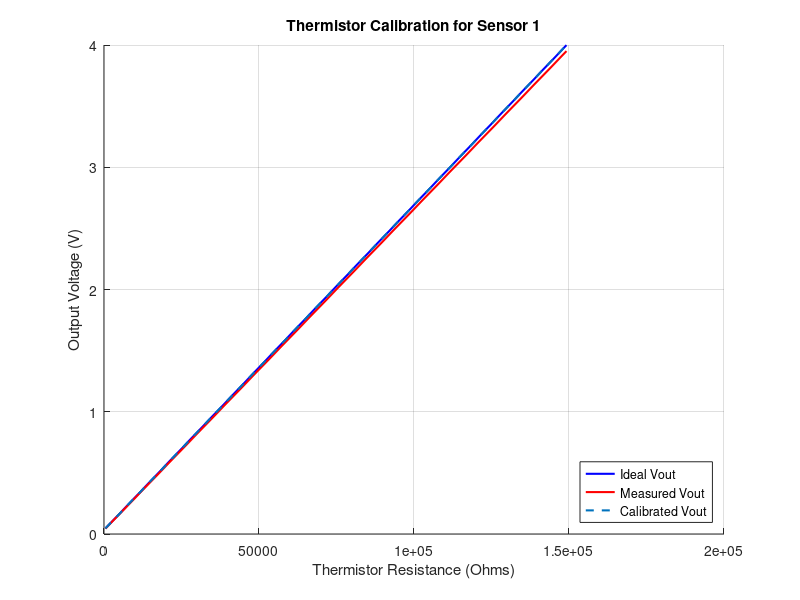
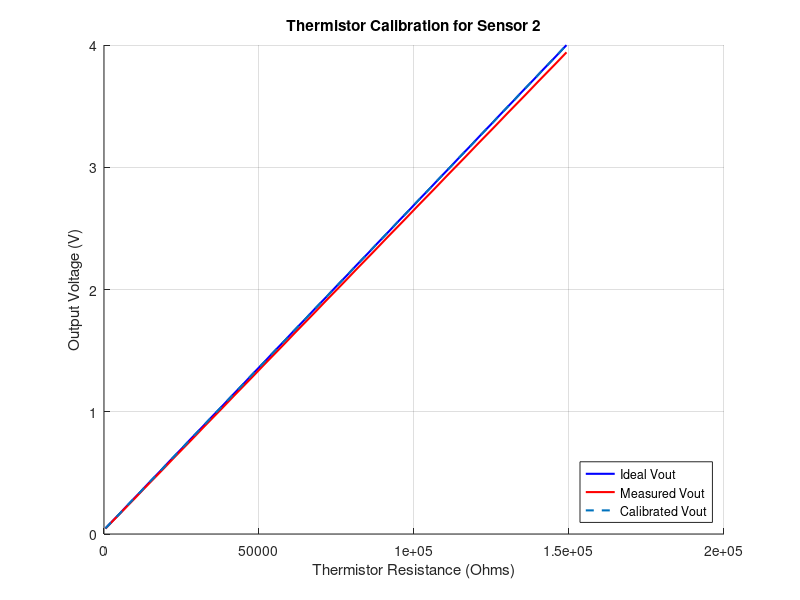
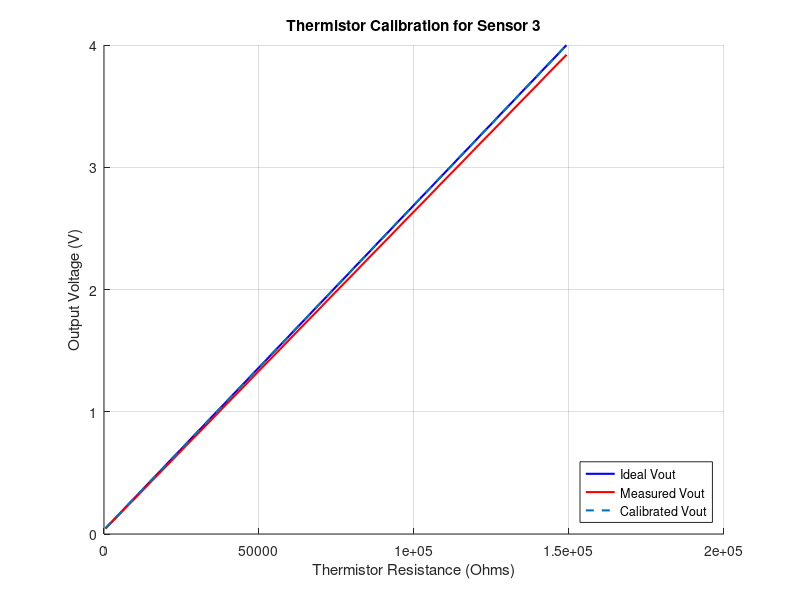
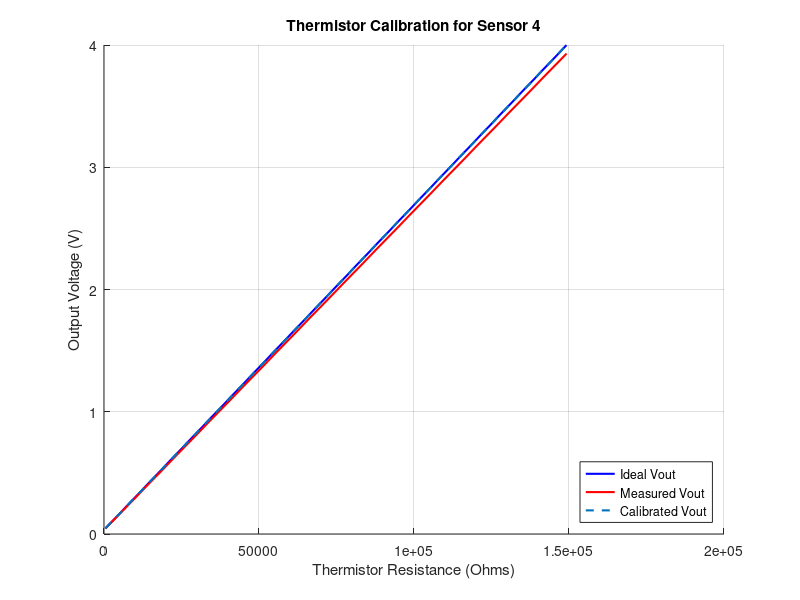

Source code (MATLAB) for these figures, in order:
% Thermistor Calibration Script

% Given values
Rdivider = 56e3; % 56k ohms
Vin = 5.5;         % 5V input voltage

% Fixed Resistor values
Rtherm = [467.9, 149.2e3]; % Shared Rtherm values for all sensors

% Ideal Voltage given fixed resistor and voltage divider circuit.
Vout_ideal = (Rtherm ./ (Rtherm + Rdivider)) * Vin;

% Actual measured values for calibration
%            [V_470Ohm, V_150kOhm]
Vout_actual = [0.044, 3.95; % Sensor 1
               0.044, 3.94; % Sensor 2
               0.044, 3.92; % Sensor 3
               0.045, 3.93; % Sensor 4
               0.044, 3.95; % Sensor 5
               0.044, 3.92; % Sensor 6
               0.044, 3.93; % Sensor 7
               0.044, 3.93]; % Sensor 8

% Loop through each sensor for calibration
num_sensors = size(Vout_actual, 1);
coeffs = zeros(num_sensors, 2); % Store calibration coefficients for all sensors

for sensor_idx = 1:num_sensors
    % Get actual voltage values for the current sensor
    Vout_act = Vout_actual(sensor_idx, :);

    % Fit a linear model for calibration: Vout_actual = a * Vout_ideal + b
    coeffs(sensor_idx, :) = polyfit(Vout_ideal, Vout_act, 1);
    a = coeffs(sensor_idx, 1); % Slope
    b = coeffs(sensor_idx, 2); % Intercept

    fprintf('Sensor %d calibration equation: Vout_calibrated = (vout_actual - %.4f) / %.4f\n', sensor_idx, b, a);

    % Apply calibration to ideal voltages
    Vout_calibrated = (Vout_act - b) / a;

    figure();
    hold on;
    % Plot the results for the current sensor
    plot(Rtherm, Vout_ideal, 'b-', 'LineWidth', 1.5);
    plot(Rtherm, Vout_act, 'r-', 'LineWidth', 1.5, 'MarkerSize', 8);
    plot(Rtherm, Vout_calibrated, '--', 'LineWidth', 1.5);
    
    grid on;
    legend('Ideal Vout', 'Measured Vout', 'Calibrated Vout', 'Location', 'southeast');
    title(sprintf('Thermistor Calibration for Sensor %d', sensor_idx));
    xlabel('Thermistor Resistance (Ohms)');
    ylabel('Output Voltage (V)');
    hold off;
    saveas(gcf, sprintf('plots/channel%d_voltage_calibration.png', sensor_idx)); % Save as a PNG file
end


